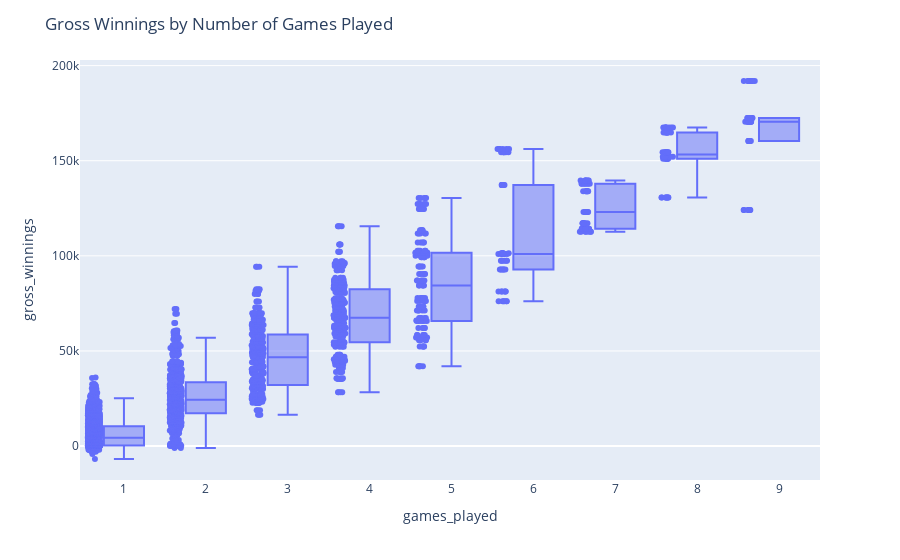

Notebook code cell kept with this figure:
### Code cell
fig = px.box(sub, x="games_played", y="gross_winnings", points="all")

fig.update_layout(
    title_text='Gross Winnings by Number of Games Played'
)

fig.show()

### Figure 1 — Plotly figure (JSON) as saved in the notebook; plotly's stock layout.template omitted (floating-point values rounded to 4 significant figures; data arrays with more than 128 entries replaced by an {"elided": "..."} marker saying what was removed)
{"data": [{"alignmentgroup": "True", "boxpoints": "all", "hoverlabel": {"namelength": 0}, "hovertemplate": "games_played=%{x}<br>gross_winnings=%{y}", "legendgroup": "", "marker": {"color": "#636efa"}, "name": "", "notched": false, "offsetgroup": "", "orientation": "v", "showlegend": false, "type": "box", "x": {"elided": "2981 int values"}, "x0": " ", "xaxis": "x", "y": {"elided": "2981 int values"}, "y0": " ", "yaxis": "y"}], "layout": {"boxmode": "group", "legend": {"tracegroupgap": 0}, "margin": {"t": 60}, "title": {"text": "Gross Winnings by Number of Games Played"}, "xaxis": {"anchor": "y", "domain": [0, 1], "title": {"text": "games_played"}}, "yaxis": {"anchor": "x", "domain": [0, 1], "title": {"text": "gross_winnings"}}}}
